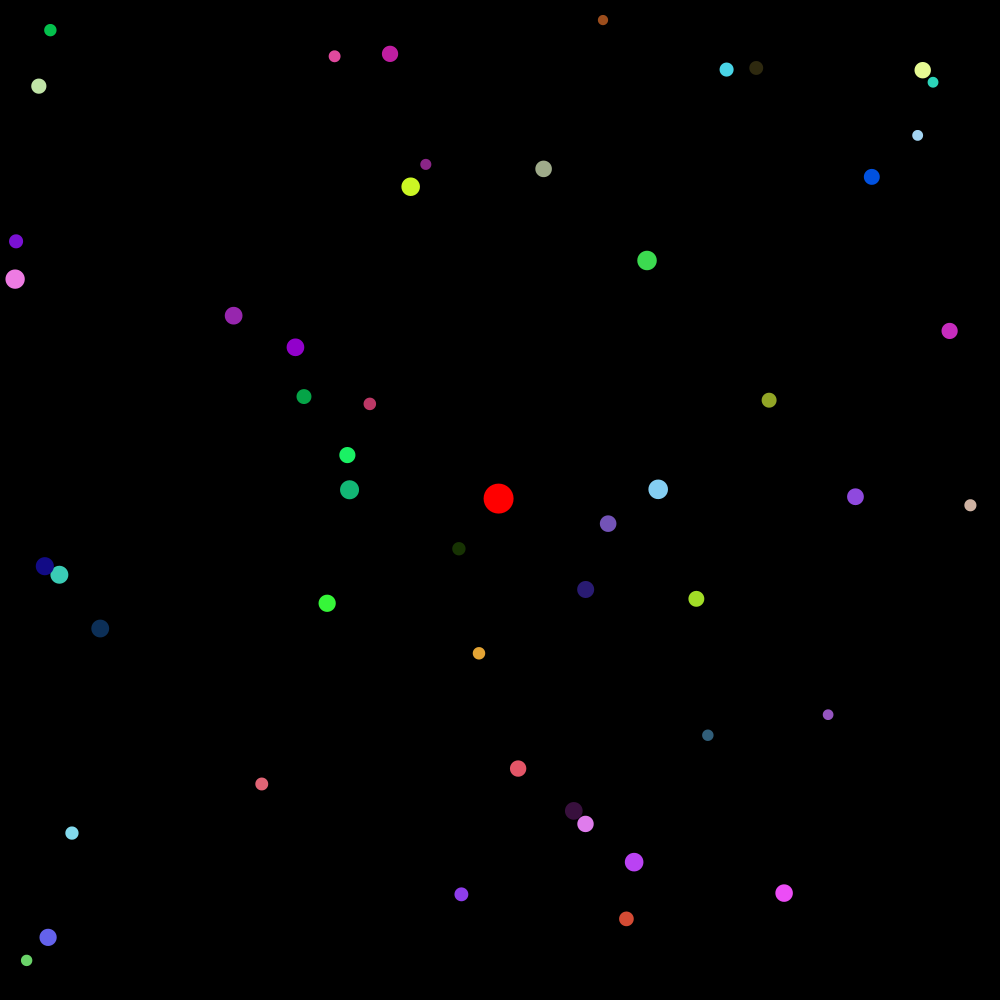
Frame 1 (no input)
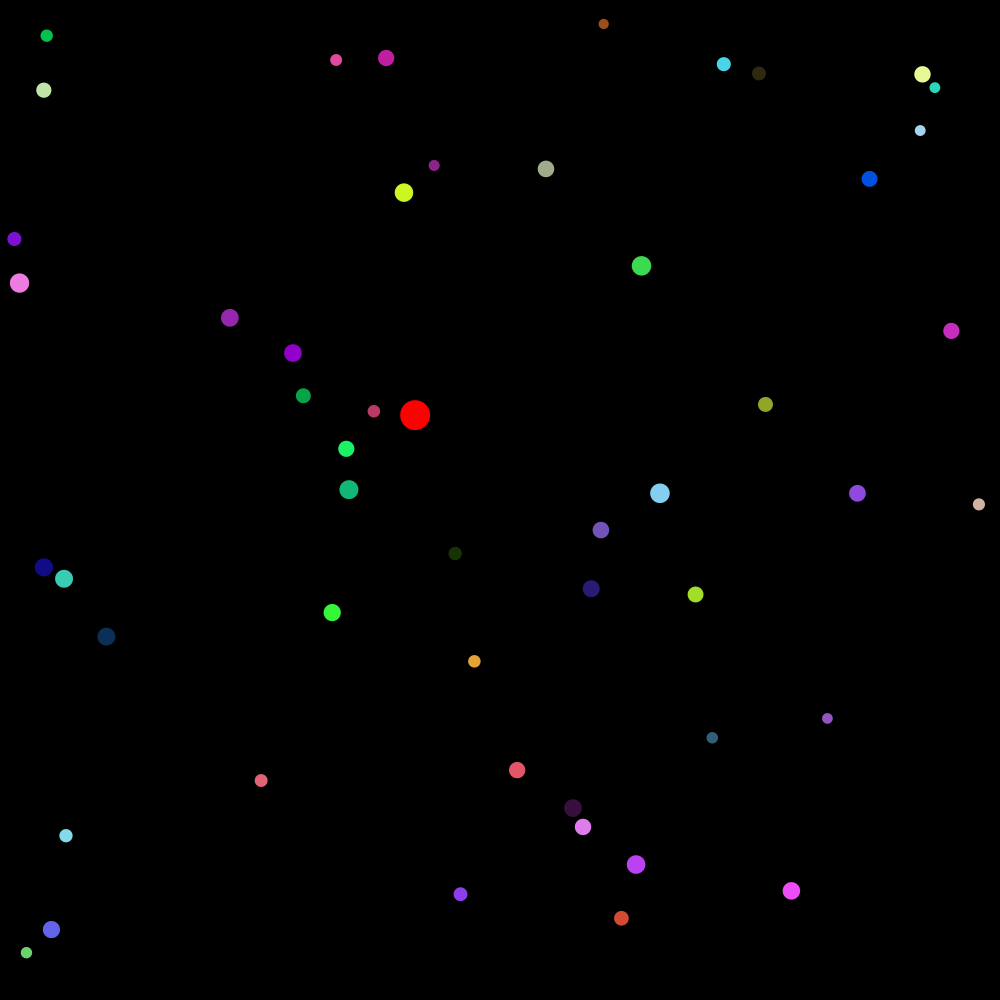
Frame 60 (the mouse pressed at the canvas centre just before this capture)
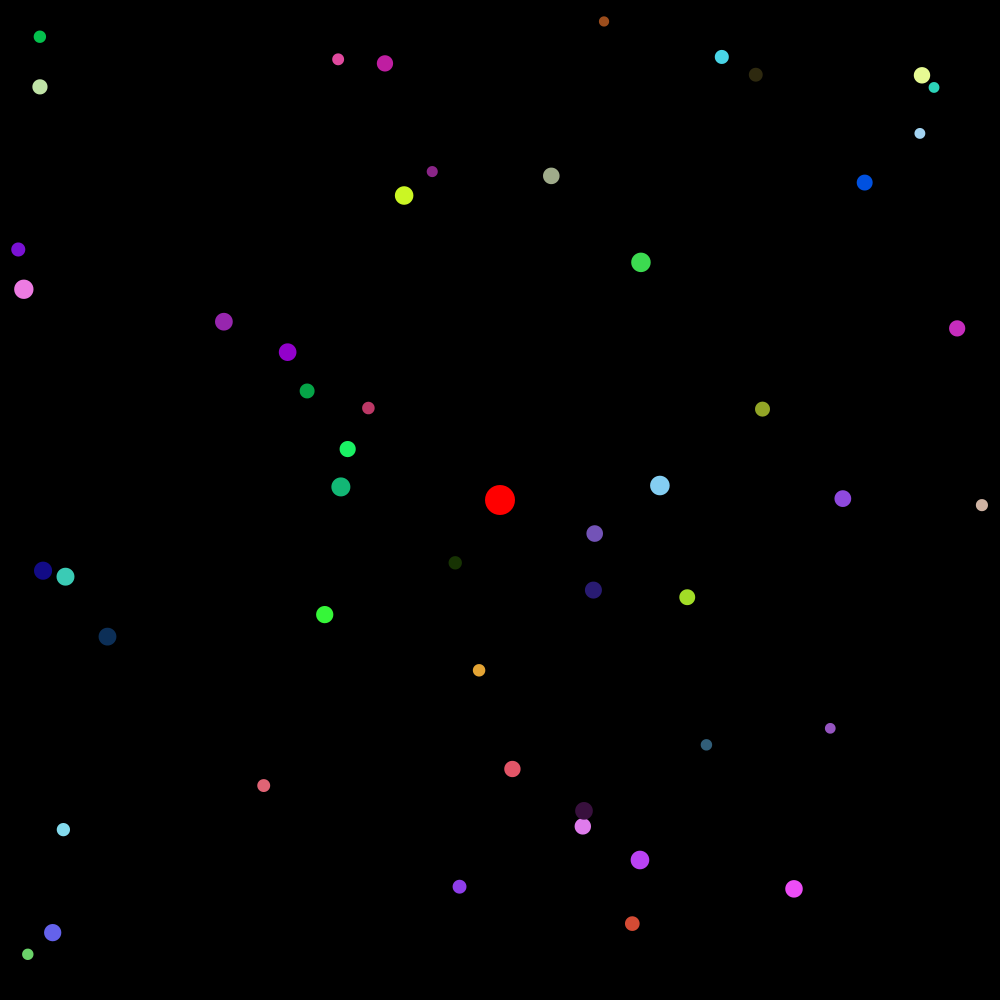
Frame 120 (the mouse held since frame 60 and released just before this capture)

The Processing sketch that drew these frames (run headless with seeded random() and noise(); from frame 60 on, the mouse is pressed at the canvas centre):

// Processing sketch: EatBalls
// ── EatBalls.pde
int numBlobs = 50;
Blob[] blobs = new Blob[numBlobs];
PlayerBlob player;
boolean gameWon = false;
int gameWonTime = 0;

void setup() {
  size(1000, 1000);
  smooth();
  
  // Create player blob
  player = new PlayerBlob(width / 2, height / 2, 30); // Start in the middle with a size of 30

  // Create other blobs with random positions, speeds, and sizes
  for (int i = 0; i < numBlobs; i++) {
    blobs[i] = new Blob(random(width), random(height), random(10, 20));
  }
}

void draw() {
  background(0);  // Black background
  
  if (gameWon) {
    // Show "You won the game!" for 5 seconds
    int elapsedTime = millis() - gameWonTime;
    fill(255);
    textSize(48);
    textAlign(CENTER, CENTER);
    text("You won the game!", width / 2, height / 2);
    
    if (elapsedTime > 5000) {  // 5 seconds have passed
      resetGame();
    }
  } else {
    // Update and display the player blob
    player.update();
    player.display();
    
    // Check if player size exceeds 800
    if (player.size >= 1000) {
      gameWon = true;
      gameWonTime = millis();
    }
    
    // Update and display all the other blobs
    for (int i = 0; i < numBlobs; i++) {
      blobs[i].update();
      blobs[i].display();
      
      // Check for collisions with the player blob
      if (dist(player.x, player.y, blobs[i].x, blobs[i].y) < (player.size / 2 + blobs[i].size / 2)) {
        player.absorb(blobs[i]);  // Player absorbs the blob
        blobs[i].reset();  // Reset the absorbed blob
      }
    }
  }
}

void resetGame() {
  // Reset the player size and blobs
  player.size = 30;
  player.x = width / 2;
  player.y = height / 2;
  
  // Reset all blobs
  for (int i = 0; i < numBlobs; i++) {
    blobs[i].reset();
  }
  
  gameWon = false;  // Reset gameWon flag
}

class PlayerBlob {
  float x, y, size;
  color col;

  PlayerBlob(float x, float y, float size) {
    this.x = x;
    this.y = y;
    this.size = size;
    this.col = color(255, 0, 0);  // Red color for the player
  }

  void update() {
    // Follow the mouse position
    float angle = atan2(mouseY - y, mouseX - x);
    x += cos(angle) * 2;  // Move towards the mouse
    y += sin(angle) * 2;

    // Prevent player from going off-screen
    x = constrain(x, size / 2, width - size / 2);
    y = constrain(y, size / 2, height - size / 2);
  }

  void absorb(Blob b) {
    // Increase the player's size by the area of the absorbed blob
    size += b.size * 0.5;  // The player grows based on the size of the blob absorbed
  }

  void display() {
    fill(col);
    noStroke();
    ellipse(x, y, size, size);  // Draw the player blob
  }
}

class Blob {
  float x, y, size;
  color col;

  Blob(float x, float y, float size) {
    this.x = x;
    this.y = y;
    this.size = size;
    this.col = color(random(255), random(255), random(255));  // Random color for the blob
  }

  void update() {
    // Random movement for other blobs
    x += random(-1, 1);
    y += random(-1, 1);

    // Prevent blobs from going off-screen
    x = constrain(x, size / 2, width - size / 2);
    y = constrain(y, size / 2, height - size / 2);
  }

  void reset() {
    // Reset the blob's position and size after being absorbed
    x = random(width);
    y = random(height);
    size = random(10, 20);  // Small size after reset
    col = color(random(255), random(255), random(255));  // New random color
  }

  void display() {
    fill(col);
    noStroke();
    ellipse(x, y, size, size);  // Draw the blob
  }
}
